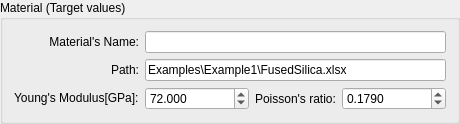
           <widget class="QGroupBox" name="groupBox">
            <property name="sizePolicy">
             <sizepolicy hsizetype="Maximum" vsizetype="Maximum">
              <horstretch>0</horstretch>
              <verstretch>0</verstretch>
             </sizepolicy>
            </property>
            <property name="minimumSize">
             <size>
              <width>460</width>
              <height>0</height>
             </size>
            </property>
            <property name="maximumSize">
             <size>
              <width>460</width>
              <height>16777215</height>
             </size>
            </property>
            <property name="font">
             <font>
              <pointsize>9</pointsize>
             </font>
            </property>
            <property name="title">
             <string>Material (Target values)</string>
            </property>
            <layout class="QGridLayout" name="gridLayout_7">
             <item row="2" column="1">
              <widget class="QDoubleSpinBox" name="doubleSpinBox_E_tabTAF">
               <property name="sizePolicy">
                <sizepolicy hsizetype="Minimum" vsizetype="Maximum">
                 <horstretch>0</horstretch>
                 <verstretch>0</verstretch>
                </sizepolicy>
               </property>
               <property name="decimals">
                <number>3</number>
               </property>
               <property name="maximum">
                <double>1000.000000000000000</double>
               </property>
               <property name="singleStep">
                <double>0.001000000000000</double>
               </property>
               <property name="value">
                <double>72.000000000000000</double>
               </property>
              </widget>
             </item>
             <item row="1" column="0">
              <widget class="QLabel" name="label_33">
               <property name="text">
                <string>Path:</string>
               </property>
               <property name="alignment">
                <set>Qt::AlignRight|Qt::AlignTrailing|Qt::AlignVCenter</set>
               </property>
              </widget>
             </item>
             <item row="0" column="0">
              <widget class="QLabel" name="label_32">
               <property name="sizePolicy">
                <sizepolicy hsizetype="Preferred" vsizetype="Preferred">
                 <horstretch>0</horstretch>
                 <verstretch>0</verstretch>
                </sizepolicy>
               </property>
               <property name="text">
                <string>Material's Name:</string>
               </property>
               <property name="alignment">
                <set>Qt::AlignRight|Qt::AlignTrailing|Qt::AlignVCenter</set>
               </property>
              </widget>
             </item>
             <item row="2" column="2">
              <widget class="QLabel" name="label_3">
               <property name="sizePolicy">
                <sizepolicy hsizetype="Maximum" vsizetype="Minimum">
                 <horstretch>0</horstretch>
                 <verstretch>0</verstretch>
                </sizepolicy>
               </property>
               <property name="text">
                <string>Poisson's ratio:</string>
               </property>
              </widget>
             </item>
             <item row="2" column="0">
              <widget class="QLabel" name="label_4">
               <property name="sizePolicy">
                <sizepolicy hsizetype="Maximum" vsizetype="Maximum">
                 <horstretch>0</horstretch>
                 <verstretch>0</verstretch>
                </sizepolicy>
               </property>
               <property name="text">
                <string>Young's Modulus[GPa]:</string>
               </property>
              </widget>
             </item>
             <item row="2" column="3">
              <widget class="QDoubleSpinBox" name="doubleSpinBox_Poisson_tabTAF">
               <property name="sizePolicy">
                <sizepolicy hsizetype="Minimum" vsizetype="Maximum">
                 <horstretch>0</horstretch>
                 <verstretch>0</verstretch>
                </sizepolicy>
               </property>
               <property name="decimals">
                <number>4</number>
               </property>
               <property name="singleStep">
                <double>0.001000000000000</double>
               </property>
               <property name="value">
                <double>0.179000000000000</double>
               </property>
              </widget>
             </item>
             <item row="1" column="1" colspan="3">
              <widget class="QLineEdit" name="lineEdit_path_tabTAF">
               <property name="sizePolicy">
                <sizepolicy hsizetype="Minimum" vsizetype="Maximum">
                 <horstretch>0</horstretch>
                 <verstretch>0</verstretch>
                </sizepolicy>
               </property>
               <property name="text">
                <string>Examples\Example1\FusedSilica.xlsx</string>
               </property>
              </widget>
             </item>
             <item row="0" column="1" colspan="3">
              <widget class="QLineEdit" name="lineEdit_MaterialName_tabTAF">
               <property name="sizePolicy">
                <sizepolicy hsizetype="Minimum" vsizetype="Fixed">
                 <horstretch>0</horstretch>
                 <verstretch>0</verstretch>
                </sizepolicy>
               </property>
               <property name="minimumSize">
                <size>
                 <width>0</width>
                 <height>0</height>
                </size>
               </property>
               <property name="text">
                <string/>
               </property>
              </widget>
             </item>
            </layout>
           </widget>
